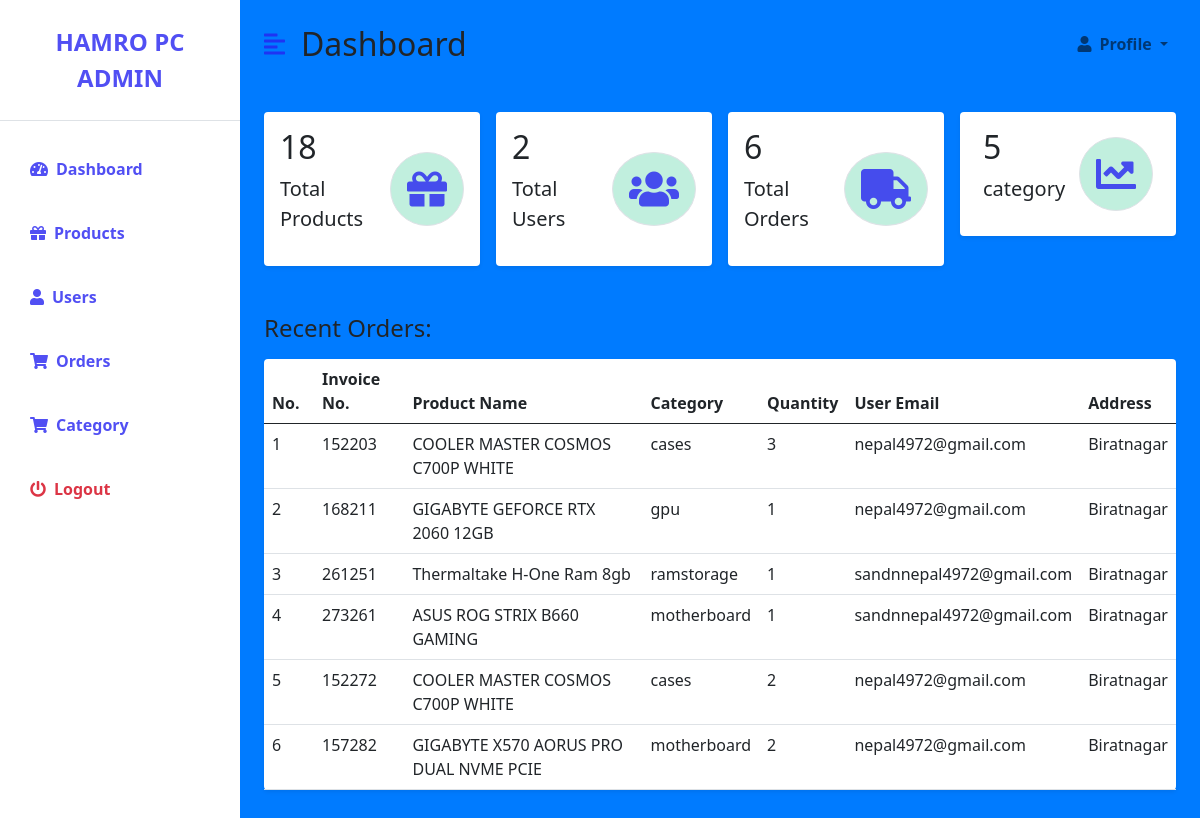
Page /admin/dashboard.php (signed in) on the earlier database version.
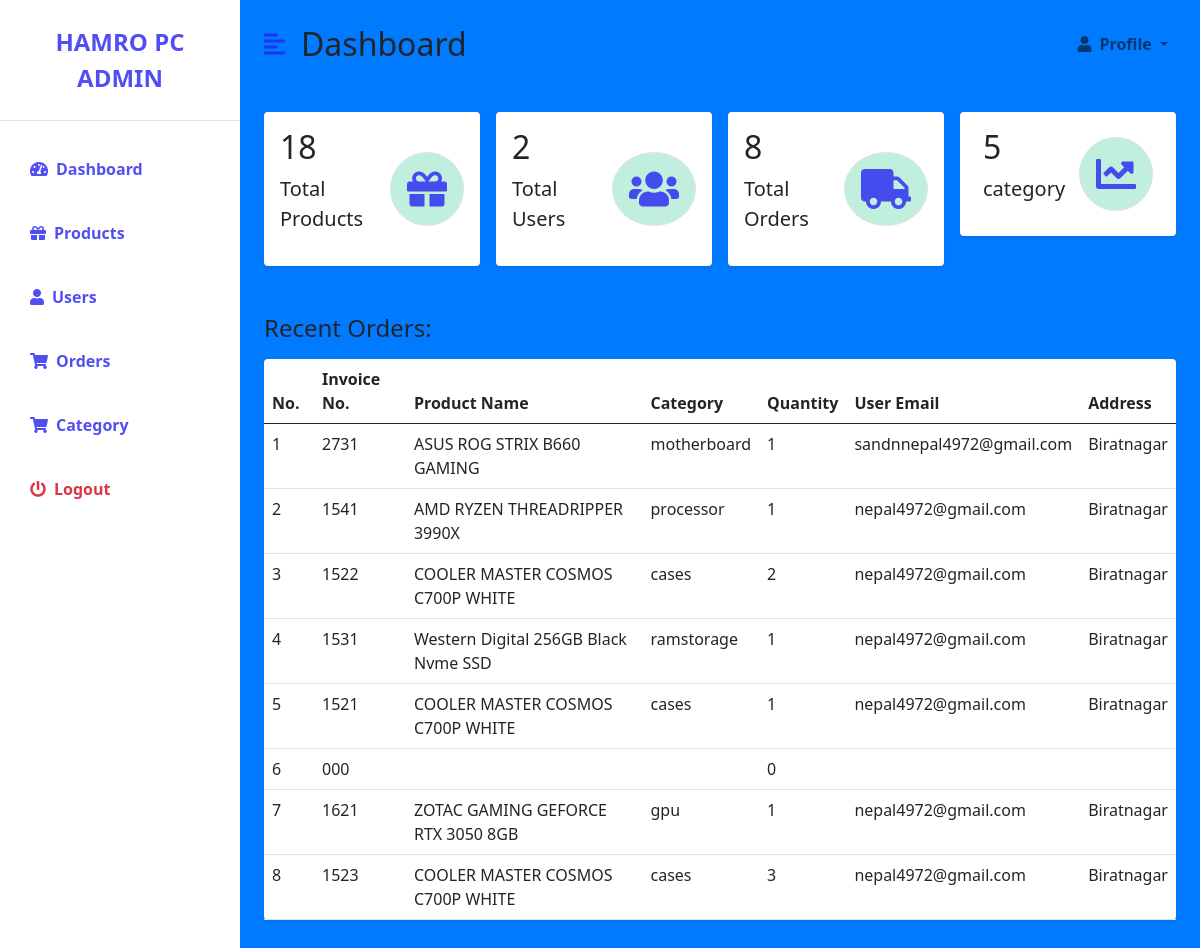
Same page on the later database version.
### tables this page shows
CREATE TABLE `ordertable` (
  `userID` int(11) NOT NULL,
  `productID` int(11) NOT NULL,
  `productQuantity` int(11) NOT NULL,
  `orderdate` varchar(50) NOT NULL,
  `order_progress` varchar(255) NOT NULL,
  `payment` varchar(255) NOT NULL,
  `InvoiceNo` varchar(255) NOT NULL
);

CREATE TABLE `product` (
  `productID` int(11) NOT NULL,
  `name` varchar(100) NOT NULL,
  `price` int(11) NOT NULL,
  `description` varchar(255) NOT NULL,
  `category` varchar(100) NOT NULL,
  `image` varchar(255) NOT NULL,
  `stock` int(150) NOT NULL,
  `prodtype` varchar(255) NOT NULL
);

CREATE TABLE `user` (
  `userID` int(100) NOT NULL,
  `name` varchar(200) NOT NULL,
  `email` varchar(200) NOT NULL,
  `phone` varchar(100) NOT NULL,
  `password` varchar(200) NOT NULL,
  `address` varchar(200) NOT NULL,
  `type` varchar(100) NOT NULL,
  `regdate` int(50) NOT NULL
);

### admin/dashboard.php (the view, shortened to what the changed rows need)
<?php
include '../connect.php';
?>
<!DOCTYPE html>
<html lang="en">
<head>
    <link href="https://cdn.jsdelivr.net/npm/bootstrap@5.0.0-beta3/dist/css/bootstrap.min.css" rel="stylesheet" />
    <link rel="stylesheet" href="https://cdnjs.cloudflare.com/ajax/libs/font-awesome/5.15.3/css/all.min.css" />
    <link rel="stylesheet" href="styles.css" />
</head>
<body>
<?php if($_SESSION['type']=='admin'){ ?>
    <div class="d-flex" id="wrapper">
        <div class="bg-white" id="sidebar-wrapper">
            <div class="sidebar-heading text-center py-4 primary-text fs-4 fw-bold text-uppercase border-bottom">Hamro Pc Admin</div>
            <div class="list-group list-group-flush my-3">
                <a href="./dashboard.php" class="list-group-item list-group-item-action bg-transparent second-text active"><i
                        class="fas fa-tachometer-alt me-2"></i>Dashboard</a>
                <a href="./producttable.php" class="list-group-item list-group-item-action bg-transparent second-text fw-bold"><i
                        class="fas fa-gift me-2"></i>Products</a>
                <a href="./usertable.php" class="list-group-item list-group-item-action bg-transparent second-text fw-bold"><i
                        class="fas fa-user me-2"></i>Users</a>
                <a href="./ordertable.php" class="list-group-item list-group-item-action bg-transparent second-text fw-bold"><i
                        class="fas fa-shopping-cart me-2"></i>Orders</a>
                        <a href="./category.php" class="list-group-item list-group-item-action bg-transparent second-text fw-bold"><i
                        class="fas fa-shopping-cart me-2"></i>Category</a>
                <a href="../log_out.php" class="list-group-item list-group-item-action bg-transparent text-danger fw-bold" onclick="return confirm('Sure Logout?');"><i
                        class="fas fa-power-off me-2"></i>Logout</a>
            </div>
        </div>
        <div id="page-content-wrapper">
            <nav class="navbar navbar-expand-lg navbar-light bg-transparent py-4 px-4">
                <div class="d-flex align-items-center">
                    <i class="fas fa-align-left primary-text fs-4 me-3" id="menu-toggle"></i>
                    <h2 class="fs-2 m-0">Dashboard</h2>
                </div>
                <div class="collapse navbar-collapse" id="navbarSupportedContent">
                    <ul class="navbar-nav ms-auto mb-2 mb-lg-0">
                        <li class="nav-item dropdown">
                            <a class="nav-link dropdown-toggle second-text fw-bold" href="#" id="navbarDropdown"
                                role="button" data-bs-toggle="dropdown" aria-expanded="false">
                                <i class="fas fa-user me-2"></i>Profile
                            </a>
                        </li>
                    </ul>
                </div>
            </nav>
            <?php
            $total_products = mysqli_query($link, "SELECT * FROM `product`");
            $no_prod = mysqli_num_rows($total_products);
            ?>
            <div class="container-fluid px-4">
                <div class="row g-3 my-2">
                    <div class="col-md-3">
                        <div class="p-3 bg-white shadow-sm d-flex justify-content-around align-items-center rounded">
                            <div>
                                <h3 class="fs-2"><?php echo $no_prod;?></h3>
                                <p class="fs-5">Total Products</p>
                            </div>
                            <i class="fas fa-gift fs-1 primary-text border rounded-full secondary-bg p-3"></i>
                        </div>
                    </div>
                    <?php
            $total_users = mysqli_query($link, "SELECT * FROM `user`");
            $no_usr = mysqli_num_rows($total_users);
            ?>
                    <div class="col-md-3">
                        <div class="p-3 bg-white shadow-sm d-flex justify-content-around align-items-center rounded">
                            <div>
                                <h3 class="fs-2"><?php echo $no_usr; ?></h3>
                                <p class="fs-5">Total Users</p>
                            </div>
                            <i
                                class="fas fa-users fs-1 primary-text border rounded-full secondary-bg p-3"></i>
                        </div>
                    </div>
                    <?php
            $total_orders = mysqli_query($link, "SELECT * FROM `ordertable`");
            $no_ord = mysqli_num_rows($total_orders);
            ?>
                    <div class="col-md-3">
                        <div class="p-3 bg-white shadow-sm d-flex justify-content-around align-items-center rounded">
                            <div>
                                <h3 class="fs-2"><?php echo $no_ord; ?></h3>
                                <p class="fs-5">Total Orders</p>
                            </div>
                            <i class="fas fa-truck fs-1 primary-text border rounded-full secondary-bg p-3"></i>
                        </div>
                    </div>
                    <?php
            $total_category = mysqli_query($link, "SELECT * FROM `category`");
            $no_category = mysqli_num_rows($total_category);
            ?>
                    <div class="col-md-3">
                        <div class="p-3 bg-white shadow-sm d-flex justify-content-around align-items-center rounded">
                            <div>
                                <h3 class="fs-2"><?php echo $no_category; ?></h3>
                                <p class="fs-5">category</p>
                            </div>
                            <i class="fas fa-chart-line fs-1 primary-text border rounded-full secondary-bg p-3"></i>
                        </div>
                    </div>
                </div>
                <div class="row my-5">
                    <h3 class="fs-4 mb-3">Recent Orders:</h3>
                    <div class="col">
                    <table class="table bg-white rounded shadow-sm  table-hover">
                            <thead>
                                <tr>
                                    <th scope="col" width="50">No.</th>
                                    <th scope="col">Invoice No.</th>
                                    <th scope="col">Product Name</th>
                                    <th scope="col">Category</th>
                                    <th scope="col">Quantity</th>
                                    <th scope="col">User Email</th>
                                    <th scope="col">Address</th>
                                </tr>
                            </thead>
                            <tbody>
                            <?php
                    $sql = 'SELECT * FROM ordertable';
                    $result = mysqli_query($link, $sql);
                    $start = 1;
                    while ($row = mysqli_fetch_assoc($result)) {
                        echo '<tr><td>'. $start .'</td>';
                        echo '<td>'. $row['userID'] . $row['productID'] . $row['InvoiceNo']. $row['productQuantity']. '</td>';
                        $sql2 = 'select * from product where productID="'.$row['productID'].'"';
                        $result2 = mysqli_query($link, $sql2);
                        $row2 = mysqli_fetch_assoc($result2);
                        echo '<td>'.$row2["name"].'</td>';
                        echo '<td>'.$row2["category"].'</td>';
                        echo '<td>'.$row["productQuantity"].'</td>';
                        $sql3 = 'select * from user where userID="'.$row['userID'].'"';
                        $result3 = mysqli_query($link,$sql3);
                        $row3 = mysqli_fetch_assoc($result3);
                        echo '<td>'.$row3["email"].'</td>';
                        $sql3 = 'select * from user where userID='.$row['userID'].'';
                        $result3 = mysqli_query($link,$sql3);
                        $row3 = mysqli_fetch_assoc($result3);
                        echo '<td>'.$row3["address"].'</td>'?>
                              </tr><?php
                        $start = $start + 1 ;
                    }
                    ?>
                            </tbody>
                        </table>
                    </div>
                </div>
            </div>
        </div>
    </div>
<?php } else{
    header("Location: index.php");
}?>
</body>
</html>

Differences in the rows shown:
removed ordertable: userID "1", productID "52", InvoiceNo "20", productQuantity "3", productID.name "COOLER MASTER COSMOS C700P WHITE", productID.category "cases", userID.email "nepal4972@gmail.com", userID.address "Biratnagar"
removed ordertable: userID "1", productID "68", InvoiceNo "21", productQuantity "1", productID.name "GIGABYTE GEFORCE RTX 2060 12GB", productID.category "gpu", userID.email "nepal4972@gmail.com", userID.address "Biratnagar"
removed ordertable: userID "2", productID "61", InvoiceNo "25", productQuantity "1", productID.name "Thermaltake H-One Ram 8gb", productID.category "ramstorage", userID.email "sandnnepal4972@gmail.com", userID.address "Biratnagar"
removed ordertable: userID "2", productID "73", InvoiceNo "26", productQuantity "1", productID.name "ASUS ROG STRIX B660 GAMING", productID.category "motherboard", userID.email "sandnnepal4972@gmail.com", userID.address "Biratnagar"
removed ordertable: userID "1", productID "52", InvoiceNo "27", productQuantity "2", productID.name "COOLER MASTER COSMOS C700P WHITE", productID.category "cases", userID.email "nepal4972@gmail.com", userID.address "Biratnagar"
removed ordertable: userID "1", productID "57", InvoiceNo "28", productQuantity "2", productID.name "GIGABYTE X570 AORUS PRO DUAL NVME PCIE", productID.category "motherboard", userID.email "nepal4972@gmail.com", userID.address "Biratnagar"
added ordertable: userID "2", productID "73", productQuantity "1", productID.name "ASUS ROG STRIX B660 GAMING", productID.category "motherboard", userID.email "sandnnepal4972@gmail.com", userID.address "Biratnagar"
added ordertable: userID "1", productID "54", productQuantity "1", productID.name "AMD RYZEN THREADRIPPER 3990X", productID.category "processor", userID.email "nepal4972@gmail.com", userID.address "Biratnagar"
added ordertable: userID "1", productID "52", productQuantity "2", productID.name "COOLER MASTER COSMOS C700P WHITE", productID.category "cases", userID.email "nepal4972@gmail.com", userID.address "Biratnagar"
added ordertable: userID "1", productID "53", productQuantity "1", productID.name "Western Digital 256GB Black Nvme SSD", productID.category "ramstorage", userID.email "nepal4972@gmail.com", userID.address "Biratnagar"
added ordertable: userID "1", productID "52", productQuantity "1", productID.name "COOLER MASTER COSMOS C700P WHITE", productID.category "cases", userID.email "nepal4972@gmail.com", userID.address "Biratnagar"
added ordertable: userID "0", productID "0", productQuantity "0"
added ordertable: userID "1", productID "62", productQuantity "1", productID.name "ZOTAC GAMING GEFORCE RTX 3050 8GB", productID.category "gpu", userID.email "nepal4972@gmail.com", userID.address "Biratnagar"
added ordertable: userID "1", productID "52", productQuantity "3", productID.name "COOLER MASTER COSMOS C700P WHITE", productID.category "cases", userID.email "nepal4972@gmail.com", userID.address "Biratnagar"
Other differences:
$no_ord: "6" → "8"
